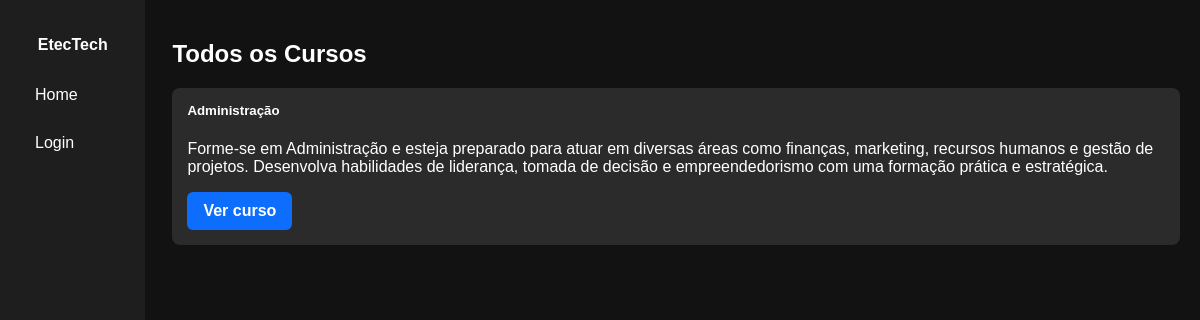
Screenshot of /cursos/ with the database file from the repository.
### cursos/models.py (models this page shows, shortened)
class Curso(models.Model):
    titulo = models.CharField(max_length=200)
    descricao = models.TextField()
    data_criacao = models.DateField(auto_now_add=True)
    categoria = models.ForeignKey(Categoria, on_delete=models.SET_NULL, null=True, related_name='cursos')
    instrutores = models.ManyToManyField(Instrutor, related_name='cursos')
    publico_alvo = models.TextField(blank=True)
    requisitos = models.TextField(blank=True)
    material_pdf = models.FileField(
        upload_to="materiais/",
        blank=True,
        null=True,
        help_text="PDF de material de apoio do curso"
    )
    video_id = models.CharField(
        max_length=11,
        blank=True, null=True,
        validators=[youtube_id_validator],
        help_text="Cole apenas o ID."
    )

### cursos/views.py (the view)
# urls.py: path('cursos/', TodosCursosView .as_view(), name='todos_cursos'),
class TodosCursosView(ListView):
    model = Curso
    template_name = 'index.html'
    context_object_name = 'cursos'
    def get_queryset(self):
        qs = Curso.objects.all().order_by('titulo')
        titulo = self.request.GET.get('titulo')
        if titulo:
            qs = qs.filter(titulo__icontains=titulo)
        return qs
    def get_context_data(self, **kwargs):
        curso = super().get_context_data(**kwargs)
        curso['titulo_pagina'] = 'Todos os Cursos'
        return curso

### cursos/templates/index.html (shortened to what this page needs)
{% extends 'base.html' %}
{% block content %}
<h2>{{ titulo_pagina }}</h2>
<div class="card-container">
    {% for curso in cursos %}
    <div class="card">
        <h5>{{ curso.titulo }}</h5>
        <p>{{ curso.descricao }}</p>
        <a href="{% url 'curso_detail' curso.pk %}" class="btn btn-azul">Ver curso</a>
    </div>
    {% endfor %}
</div>
{% endblock %}

### cursos/static/css/style.css (style rules this page uses)
body { margin: 0; padding: 0; font-family: Arial, sans-serif; background-color: #121212; color: #fff; }
.card { background-color: #2b2b2b; border-radius: 8px; padding: 15px; margin-bottom: 20px; }
.card h5 { margin-top: 0; }
.btn { display:inline-block; padding:10px 16px; border:0; border-radius:6px; text-decoration:none; font-weight:600; cursor:pointer; color:#fff; font-size: 16px; }
.btn-azul { background:#0d6efd; }

### rows the page displays
Curso: titulo "Administração", descricao "Forme-se em Administração e esteja preparado para atuar em diversas áreas como finanças, marketing, recursos humanos e gestão de projetos. Desenvolva habilidades de liderança, tomada de decisão e empreendedorismo com uma formação prática e estratégica."

### other values shown
{{ titulo_pagina }} "Todos os Cursos"
